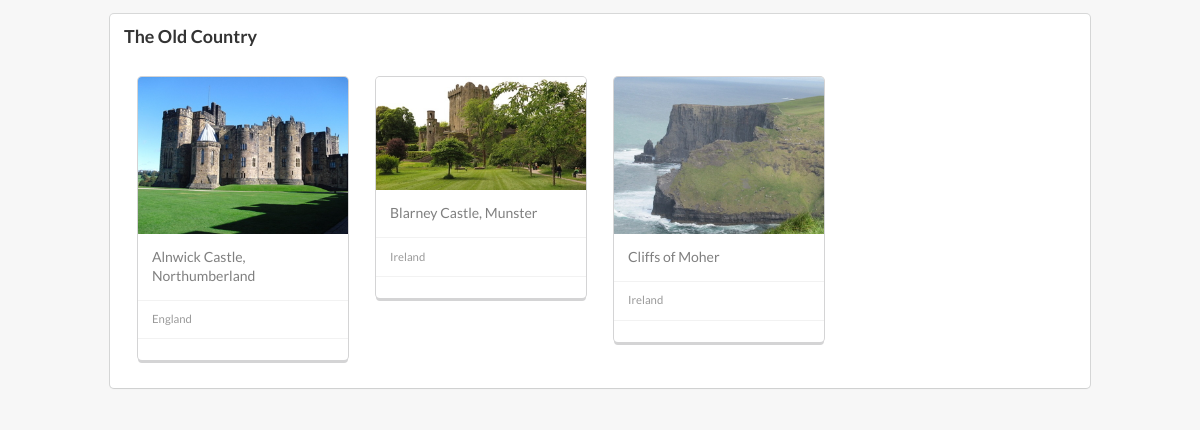
The page /board/The Old Country/ (signed in) on the database its author committed.
### homes/models.py (models this page shows, shortened)
class Board(models.Model):
    name = models.CharField(max_length=127)
    owner = models.ForeignKey(User)

class PinToBoard(models.Model):
    pin = models.ForeignKey('Pin')
    board = models.ForeignKey('Board')
    creation_time = models.DateTimeField(auto_now_add=True)
    rank = models.DateTimeField(blank=True, null=True)

class Pin(models.Model):
    image = models.ImageField(upload_to='pins')
    caption = models.CharField(max_length=255)
    category = models.ForeignKey('Category')
    creation_time = models.DateTimeField(auto_now_add=True)
    modification_time = models.DateTimeField(auto_now=True)

class Category(models.Model):
    name = models.CharField(max_length=127)

### homes/views.py (the view)
# urls.py: url(r'^board/(?P<board_name>[^/]+)/$', views.board, name='board'),
def board(request, board_name):
    if request.user.is_authenticated():
        board = get_object_or_404(Board, name=board_name)
        if board.owner.username == request.user.username:
            pin_to_boards = PinToBoard.objects.filter(board__name=board_name)
            return render(request,
                    'homes/board.html',
                    {
                        'board': board,
                        'pin_to_boards': pin_to_boards
                    }
                )
        else:
            return HttpResponseForbidden('Unauthorized User')
    else:
        return redirect('/login/?next=%s' % request.path)

### homes/templates/homes/board.html (shortened to what this page needs)
{% extends "base.html" %}
{% block body %}
{% load staticfiles %}
<div class="ui page padded grid">
	<div class="centered column">
		{% include "homes/board_element.html" %}
	</div>
</div>
{% endblock %}

### homes/templates/homes/board_element.html
{% load staticfiles %}
<div class="ui segment">
	<div class="ui header">
		<h3>{{board.name}}</h1>
	</div>
	<div class="ui padded grid">
		{% for pin_to_board in pin_to_boards %}
		{% with pin=pin_to_board.pin %}
		<div class="four wide column">
			{% include "homes/pin_element.html"%}
		</div>
		{% endwith %}
		{% endfor %}
	</div>
</div>

### homes/templates/homes/pin_element.html (shortened to what this page needs)
{% load staticfiles %}
<div class="ui special cards">
	<div class="card segment">
		<div class="image">
			<img src="{% static pin.image %}"/>
		</div>
		<div class="content">
			<div class="description">
				{{pin.caption}}
			</div>
		</div>
		<div class="extra content">
			<div class="meta">
				<span class="meta">
					{{pin.category.name}}
				</span>
			</div>
		</div>
		<div class="extra content">
		</div>
	</div>
</div>

### rows shown on the page
Board: name "The Old Country"
PinToBoard: image (picture), pin.caption "Alnwick Castle, Northumberland", pin.category.name "England"
PinToBoard: image (picture), pin.caption "Blarney Castle, Munster", pin.category.name "Ireland"
PinToBoard: image (picture), pin.caption "Cliffs of Moher", pin.category.name "Ireland"
